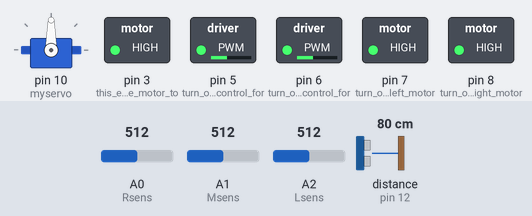
Bench run of a sketch on a simulated Arduino Uno, built with avr-gcc and run on an emulated ATmega328P. Parts: servo, switched loads named in the sketch (green lamp = pin HIGH). Wiring (inferred from the names in the program): ultrasonic range finder: trigger pin 13; echo pin 12. The test bench sets the inputs (shaded band); at power-on: distance to the obstacle (sensor on pin 12) 80 cm, A0 (Rsens) = 512, A1 (Msens) = 512, A2 (Lsens) = 512. The echo pulse lasts 58.3 µs per cm; pins used as bus, display or sensor lines are not drawn.

Above: at 1.2 s.
1.3 s: distance to the obstacle (sensor on pin 12) set to 28 cm
2.8 s: distance to the obstacle (sensor on pin 12) set to 23 cm
At 3.6 s:
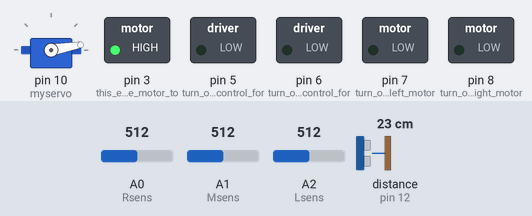
5.8 s: distance to the obstacle (sensor on pin 12) set to 35 cm
At 8.0 s:
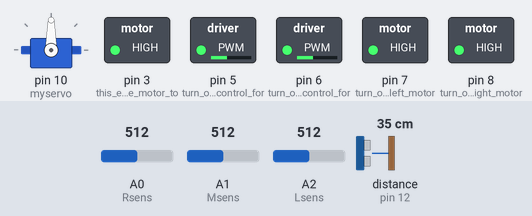
8.8 s: distance to the obstacle (sensor on pin 12) set to 2 cm
At 10.6 s:
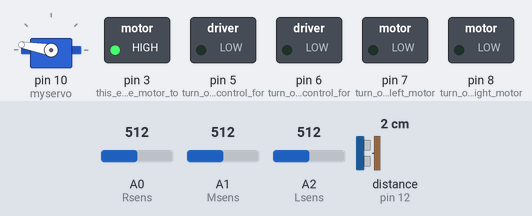
Timing chart, 0 to 12.8 s (numbered marks = the images above; inputs shaded):
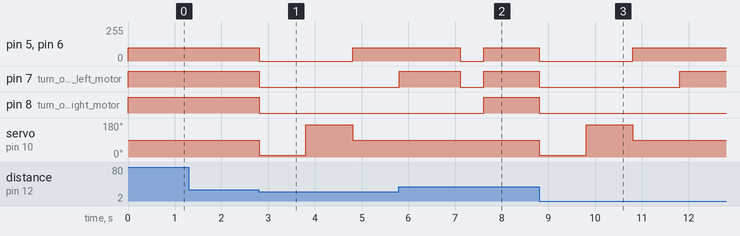

Measured:
- the behaviour switches between 26 and 25 cm on distance to the obstacle (sensor on pin 12) (found by bisection; images 0 and 1)
- after the input at 1.3 s, every drawn part: stays the same
- after the input at 2.8 s, pin 5 (turn_on_speed_control_for), pin 6 (turn_on_speed_control_for): 100/255 → 0/255 at once, → 100/255 2.0 s later; pin 7 (turn_on_the_left_motor), pin 8 (turn_on_the_right_motor): HIGH → LOW at once; servo on pin 10 (myservo): 90° → 10° at once, → 170° 1.0 s later, → 90° 1.0 s later
- after the input at 5.8 s, pin 8 (turn_on_the_right_motor): LOW → HIGH after 1.8 s; servo on pin 10 (myservo): stays 90° (without the input it goes to 10° after 1.8 s)
- after the input at 8.8 s, pin 5 (turn_on_speed_control_for), pin 6 (turn_on_speed_control_for): 100/255 → 0/255 at once, → 100/255 2.0 s later; pin 7 (turn_on_the_left_motor): HIGH → LOW at once, → HIGH 3.0 s later; pin 8 (turn_on_the_right_motor): HIGH → LOW at once; servo on pin 10 (myservo): 90° → 10° at once, → 170° 1.0 s later, → 90° 1.0 s later

The sketch:

OBSSTACLEAVOIDANCE.ino
```cpp
/*
This code is made for a robot car to avoid obstacles
when cruising. This puts in application the understanding
of the use of the ultrasonic sensor with decision making.
*/

#include <Servo.h>    // include the library for the servo motor
Servo myservo;    // give and object to call the servo

float duration, distance;   // float so we can have decimal numbers

int trigPin = 13;   // give the trigger pin and interger
int echoPin = 12;   // give the echo pin an interger

int Rsens = A0;     // give the right sensor pin an interger
int Msens = A1;     // give the middle sensor pin an interger
int Lsens = A2;     // give the left sensor pin an interger

void forward(int x){        // goes forward

    digitalWrite(7, 1);     //right motor (same direction as left)
    analogWrite(5, x);      //speed for left motor
    digitalWrite(8, 1);     //left motor (same direction as right)
    analogWrite(6, x);      //speed for rightr motor
}
void backwards(int x){      // goes backwards

    digitalWrite(7, 0);     //right motor goes back
    analogWrite(5, x);
    digitalWrite(8, 0);     //left motor goes back
    analogWrite(6, x);
}
void left(int x){           // goes left

    digitalWrite(7, 1);     //right motor is forward
    analogWrite(5, x);
    digitalWrite(8, 0);     //left motor is backwards
    analogWrite(6, x);
}
void right(int x){          // goes right

    digitalWrite(7, 0);     //right motor is backwards
    analogWrite(5, x);
    digitalWrite(8, 1);     //left motor is forwards
    analogWrite(6, x);
}
void leftforward(int x){    // goes left and forwards

    digitalWrite(7, 1);     //right motor is forwards
    analogWrite(5, x);      // speed is regular
    digitalWrite(8, 1);     //left motor is forwards
    analogWrite(6, x/2);    // speed is halfed
}
void rightforward(int x){   // goes right and forwards

    digitalWrite(7, 1);     //right motor is forwards
    analogWrite(5, (x/2));  // speed is halfed
    digitalWrite(8, 1);     //left motor is forwards
    analogWrite(6, x);      // speed is regular
}
void leftbackward(int x){   // left and backwards

    digitalWrite(7, 0);     //right motor is backwards
    analogWrite(5, x);      // speed is regular
    digitalWrite(8, 0);     //left motor is backwards
    analogWrite(6, x/2);    // speed is halfed
}
void rightbackward(int x){  // right and backwards

    digitalWrite(7, 0);     //right motor is backwards
    analogWrite(5, x/2);    // speed is halfed
    digitalWrite(8, 0);     //left motor is backwards
    analogWrite(6, x);      // speed regular
}
void stopit(){              //stop

    digitalWrite(7, 0);     //right motor is off
    analogWrite(5, 0);      // speed is off
    digitalWrite(8, 0);     //left motor is off
    analogWrite(6, 0);      // speed is off
}
void checkdist(){   //Create a function for checking the distance

  digitalWrite(trigPin, LOW);   //turn off the trigger pin
  delayMicroseconds(2);   //give it a delay
  digitalWrite(trigPin, HIGH);    //pulse the trigger pin
  delayMicroseconds(20);    //give it a longer delay
  digitalWrite(trigPin, LOW);   //turn off the trigger pin
  duration = pulseIn(echoPin, HIGH);    //read the pulses of the trigger pin
  distance = (duration / 58);   //this will take the time it takes to pulse and speed of sound to convert to cm.
  return (int)distance;   //this will turn the distance from float to int
}

void setup() {
  // put your setup code here, to run once:
  pinMode(5, OUTPUT);     // turn on speed control for the right motor
  pinMode(8, OUTPUT);     // turn on the right motor
  pinMode(6, OUTPUT);     // turn on speed control for the left motor
  pinMode(7, OUTPUT);     // turn on the left motor
  pinMode(3, OUTPUT);     // this enables the motor to receive
    digitalWrite(3, 1);   // this needs to be on to start the motors

  pinMode(Rsens, INPUT);  // check the right sensor for line tracking
  pinMode(Msens, INPUT);  // check the middle sensor for line tracking
  pinMode(Lsens, INPUT);  // check the left sensor for line tracking

  pinMode(trigPin, OUTPUT);   // set trigger pin as an output
  pinMode(echoPin, INPUT);    // set echo pin as an input

  myservo.attach(10);         // attach the servo pin to pin 10

  Serial.begin(9600);         //intialize the serial monitor
}

void loop() {
  // put your main code here, to run repeatedly:
  int Rval = analogRead(Rsens);   // read the right sensor
  int Mval = analogRead(Msens);   // read the middle sensor
  int Lval = analogRead(Lsens);   // read the left sensor

if (Mval >= 900 && Rval >= 900 && Lval >= 900){   // if all the sensors are not receiving light

  stopit();    // stop the car

} else {
  checkdist();    // check the distance

  if (distance <= 25){    // if the distance is smaller than 25

  stopit();   // stop the car

  myservo.write(10);    // look right
  delay (1000);   // stop for a second
  checkdist();    // check distance again
    if (distance <= 25){    // if the distance on the right is smaller than 25

    myservo.write(170);   // look left
    delay(1000);          // stop for a second
    checkdist();          // check distance again

    if (distance <= 25){    // if the distance on the left is smaller than 25

      myservo.write(90);    // look forwards

      backwards(100);       //go back
      delay(1000);          // stop the program for a second
      left(100);            // turn left
      delay(1300);          // turn left for 90 degrees
      stopit();             // stop the car
      delay(500);           // paur for half a second

    } else{                 // since the distance on the left is bigger than 25

      myservo.write(90);    // look forwards

      delay(100);           // stop for 1/10 of a second
      left(100);            // turn left
      delay(650);           // turns until 90 degrees
      stopit();             // stops the momentum
      delay(500);           // pause the program

    }
    } else {                //  since the distance on the right is bigger than 25

      myservo.write(90);    // look forwards

      delay(100);           // stop for 1/10 of a second
      right(100);           // turn right
      delay(650);           // turns until 90 degrees
      stopit();             // stops the momentum
      delay(500);           // pause the program
    }
  } else {                  // since the distance infront is bigger than 25
forward(100);               // go forwards
  }
}
}
```
